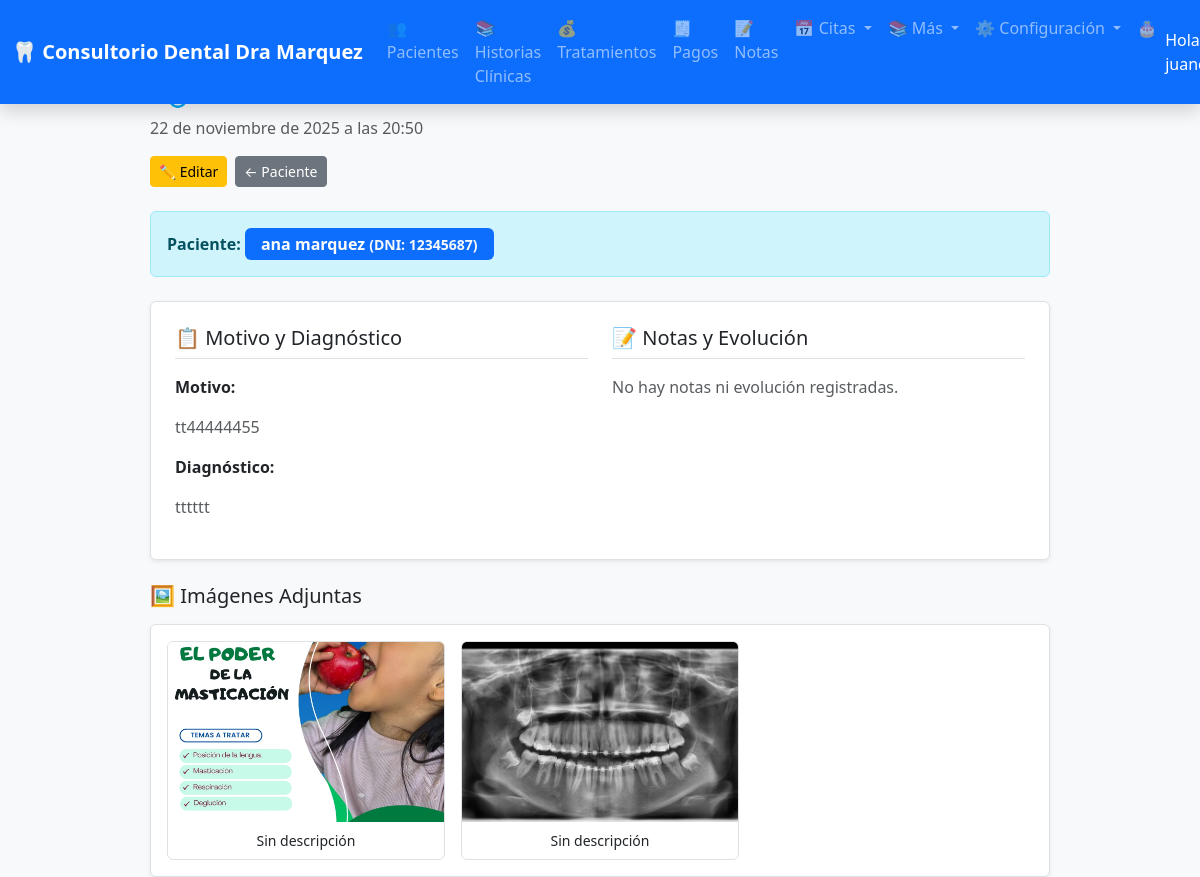
The app's page /historias/3/ (signed in) with its own data.
### configuracion/models.py (models this page shows, shortened)
class ConfiguracionConsultorio(models.Model):
    nombre_consultorio = models.CharField(
        max_length=200,
        default='Consultorio Dental',
        help_text='Nombre del consultorio'
    )
    nombre_doctor = models.CharField(
        max_length=200,
        blank=True,
        help_text='Nombre del doctor/a principal'
    )
    logo = models.ImageField(
        upload_to='configuracion/logos/',
        blank=True,
        null=True,
        help_text='Logo del consultorio (recomendado: 200x200px, PNG con fondo transparente)'
    )
    telefono = models.CharField(
        max_length=20,
        blank=True,
        help_text='Teléfono de contacto'
    )
    email = models.EmailField(
        blank=True,
        help_text='Email de contacto'
    )
    direccion = models.TextField(
        blank=True,
        help_text='Dirección del consultorio'
    )
    sitio_web = models.URLField(
        blank=True,
        help_text='Sitio web (opcional)'
    )
    facebook = models.URLField(blank=True, help_text='URL de Facebook')
    instagram = models.URLField(blank=True, help_text='URL de Instagram')
    modulo_protocolos_activo = models.BooleanField(
        default=True,
        verbose_name='Activar Módulo Protocolo Niños',
        help_text='Si se desactiva, se ocultará la pestaña y funcionalidades de Protocolo Niños.'
    )
    modulo_programa_salud_activo = models.BooleanField(
        default=True,
        verbose_name='Activar Módulo Programa Salud-Confort',
        help_text='Si se desactiva, se ocultará la pestaña y funcionalidades de Programa Salud.'
    )
    class Meta:
        verbose_name = 'Configuración del Consultorio'
        verbose_name_plural = 'Configuración del Consultorio'
    @classmethod
    def get_instance(cls):
        obj, created = cls.objects.get_or_create(pk=1)
        return obj

### historias/models.py (models this page shows, shortened)
class EntradaHistoria(models.Model):
    paciente = models.ForeignKey(
        Paciente,
        on_delete=models.CASCADE,
        related_name='entradas_historia',
        verbose_name="Paciente"
    )
    fecha = models.DateTimeField(
        auto_now_add=True,
        verbose_name="Fecha y hora de la entrada"
    )
    motivo = models.CharField(
        max_length=200,
        verbose_name="Motivo de la consulta"
    )
    diagnostico = models.TextField(
        verbose_name="Diagnóstico"
    )
    notas = models.TextField(
        blank=True,
        verbose_name="Notas adicionales"
    )
    evolucion = models.TextField(
        blank=True,
        verbose_name="Evolución / Plan de tratamiento"
    )
    class Meta:
        verbose_name = "Entrada de Historia Clínica"
        verbose_name_plural = "Entradas de Historia Clínica"
        ordering = ['-fecha']

class ImagenHistoria(models.Model):
    entrada = models.ForeignKey(
        EntradaHistoria,
        on_delete=models.CASCADE,
        related_name='imagenes',
        verbose_name="Entrada de historia"
    )
    imagen = models.ImageField(
        upload_to='historias/imagenes/',
        verbose_name="Imagen (radiografía, foto, etc.)",
        blank=True  # ← ¡Añade esta línea!
    )
    descripcion = models.CharField(
        max_length=100,
        blank=True,
        verbose_name="Descripción (opcional)"
    )
    subido_en = models.DateTimeField(auto_now_add=True)
    class Meta:
        verbose_name = "Imagen de Historia"
        verbose_name_plural = "Imágenes de Historia"

### pacientes/models.py (models this page shows, shortened)
class Paciente(models.Model):
    nombre_completo = models.CharField(
        max_length=150,
        verbose_name="Nombre completo",
        help_text="Nombres y apellidos completos"
    )
    dni = models.CharField(
        max_length=8,
        unique=True,
        verbose_name="DNI",
        validators=[MinLengthValidator(8)],
        help_text="Documento Nacional de Identidad (8 dígitos)"
    )
    fecha_nacimiento = models.DateField(
        verbose_name="Fecha de nacimiento"
    )
    GENERO_CHOICES = [
        ('M', 'Masculino'),
        ('F', 'Femenino'),
        ('O', 'Otro'),
    ]
    genero = models.CharField(
        max_length=1,
        choices=GENERO_CHOICES,
        verbose_name="Género"
    )
    ESTADO_CIVIL_CHOICES = [
        ('S', 'Soltero/a'),
        ('C', 'Casado/a'),
        ('D', 'Divorciado/a'),
        ('V', 'Viudo/a'),
        ('U', 'Unión libre'),
    ]
    estado_civil = models.CharField(
        max_length=1,
        choices=ESTADO_CIVIL_CHOICES,
        verbose_name="Estado civil"
    )
    telefono = models.CharField(
        max_length=15,
        blank=True,
        verbose_name="Teléfono"
    )
    distrito = models.CharField(
        max_length=100,
        blank=True,
        verbose_name="Distrito"
    )
    direccion = models.TextField(
        blank=True,
        verbose_name="Dirección"
    )
    email = models.EmailField(
        blank=True,
        verbose_name="Email"
    )
    ocupacion = models.CharField(
        max_length=100,
        blank=True,
        verbose_name="Ocupación"
    )
    nombre_tutor = models.CharField(
        max_length=150,
        blank=True,
        verbose_name="Nombre del tutor (si aplica)"
    )
    telefono_tutor = models.CharField(
        max_length=15,
        blank=True,
        verbose_name="Teléfono del tutor",
        help_text="Teléfono de contacto del padre/madre o apoderado"
    )
    enfermedades_previas = models.TextField(
        blank=True,
        verbose_name="Enfermedades previas"
    )
    alergias = models.TextField(
        blank=True,
        verbose_name="Alergias"
    )
    GRUPO_SANGUINEO_CHOICES = [
        ('A+', 'A+'), ('A-', 'A-'),
        ('B+', 'B+'), ('B-', 'B-'),
        ('AB+', 'AB+'), ('AB-', 'AB-'),
        ('O+', 'O+'), ('O-', 'O-'),
    ]
    grupo_sanguineo = models.CharField(
        max_length=3,
        choices=GRUPO_SANGUINEO_CHOICES,
        blank=True,
        verbose_name="Grupo sanguíneo"
    )
    tratamientos_previos = models.TextField(
        blank=True,
        verbose_name="Tratamientos dentales previos"
    )
    experiencias_dentales = models.TextField(
        blank=True,
        verbose_name="Experiencias dentales (miedo, ansiedad, etc.)"
    )
    observaciones = models.TextField(
        blank=True,
        verbose_name="Observaciones generales"
    )
    creado_en = models.DateTimeField(auto_now_add=True)
    actualizado_en = models.DateTimeField(auto_now=True)
    class Meta:
        verbose_name = "Paciente"
        verbose_name_plural = "Pacientes"
        ordering = ['nombre_completo']

### historias/views.py (the view)
# urls.py: path('<int:pk>/', views.DetalleEntradaView.as_view(), name='detalle_entrada'),
class DetalleEntradaView(LoginRequiredMixin, DetailView):
    model = EntradaHistoria
    template_name = 'historias/detalle_entrada.html'
    context_object_name = 'entrada'

### configuracion/context_processors.py (called while the page is built)
def configuracion_consultorio(request):
    return {
        'config': ConfiguracionConsultorio.get_instance()
    }

### pacientes/context_processors.py (called while the page is built)
def cumpleanos_hoy(request):
    hoy = date.today()
    cumpleaneros = Paciente.objects.filter(
        fecha_nacimiento__month=hoy.month,
        fecha_nacimiento__day=hoy.day
    )
    return {
        'cumpleaneros_hoy_count': cumpleaneros.count(),
        'cumpleaneros_hoy': cumpleaneros
    }

### historias/templates/historias/detalle_entrada.html (shortened to what this page needs)
{% extends 'base.html' %}
{% load static %}
{% block content %}
<div class="d-flex justify-content-center">
    <div class="col-lg-9">
        <div class="mb-4 px-2 px-md-0">
            <div class="d-flex justify-content-between align-items-start flex-wrap gap-3">
                <div class="flex-grow-1">
                    <h2 class="mb-2">🩺 Entrada Clínica</h2>
                    <p class="text-muted mb-0">
                        {{ entrada.fecha|date:"d \d\e F \d\e Y \a \l\a\s H:i" }}
                    </p>
                </div>
                <div class="d-flex gap-2 flex-wrap w-100 w-sm-auto">
                    <a href="{% url 'historias:editar_entrada' entrada.pk %}" class="btn btn-warning btn-sm flex-fill flex-sm-grow-0">✏️ Editar</a>
                    {% if request.META.HTTP_REFERER and 'historias' in request.META.HTTP_REFERER and 'pacientes' not in request.META.HTTP_REFERER %}
                        <a href="{% url 'historias:lista' %}" class="btn btn-secondary btn-sm flex-fill flex-sm-grow-0">← Lista de Historias</a>
                    {% else %}
                        <a href="{% url 'pacientes:detalle' entrada.paciente.pk %}?historias_page=1" class="btn btn-secondary btn-sm flex-fill flex-sm-grow-0">← Paciente</a>
                    {% endif %}
                </div>
            </div>
        </div>
        <div class="alert alert-info mb-4">
            <strong>Paciente:</strong>
            <a href="{% url 'pacientes:detalle' entrada.paciente.pk %}"
            class="text-decoration-none">
                <span class="badge bg-primary fs-6 px-3 py-2">
                    {{ entrada.paciente.nombre_completo }}
                    <small class="text-light"> (DNI: {{ entrada.paciente.dni }})</small>
                </span>
            </a>
        </div>
        <div class="bg-white p-4 rounded shadow-sm border mb-4">
            <div class="row">
                <div class="col-md-6 mb-4 mb-md-0">
                    <h5 class="mb-3 pb-2 border-bottom">📋 Motivo y Diagnóstico</h5>
                    <p><strong>Motivo:</strong></p>
                    <p class="text-muted mb-3">{{ entrada.motivo }}</p>
                    <p><strong>Diagnóstico:</strong></p>
                    <p class="text-muted">{{ entrada.diagnostico }}</p>
                </div>
                <div class="col-md-6">
                    <h5 class="mb-3 pb-2 border-bottom">📝 Notas y Evolución</h5>
                    {% if not entrada.notas and not entrada.evolucion %}
                        <p class="text-muted">No hay notas ni evolución registradas.</p>
                    {% endif %}
                </div>
            </div>
        </div>
        {% if entrada.imagenes.exists %}
        <h5 class="mb-3">🖼️ Imágenes Adjuntas</h5>
        <div class="bg-white p-3 rounded shadow-sm border">
            <div class="row g-3">
                {% for img in entrada.imagenes.all %}
                <div class="col-md-4 col-sm-6">
                    <div class="card h-100 border">
                        <a href="{{ img.imagen.url }}" target="_blank" class="d-block" style="height: 180px;">
                            <img src="{{ img.imagen.url }}"
                                 class="card-img-top object-fit-cover w-100 h-100"
                                 alt="Imagen clínica">
                        </a>
                        <div class="card-body p-2">
                            <p class="card-text small mb-0 text-center">
                                {{ img.descripcion|default:"Sin descripción" }}
                            </p>
                        </div>
                    </div>
                </div>
                {% endfor %}
            </div>
        </div>
        {% endif %}
    </div>
</div>
{% endblock %}

### templates/base.html (shortened to what this page needs)
{% load static %}
<!DOCTYPE html>
<html lang="es">
<head>
    <link href="https://cdn.jsdelivr.net/npm/bootstrap@5.3.3/dist/css/bootstrap.min.css" rel="stylesheet">
    <link rel="stylesheet" href="https://cdn.jsdelivr.net/npm/bootstrap-icons@1.11.3/font/bootstrap-icons.min.css">
    <link rel="stylesheet" href="{% static 'css/custom.css' %}">
</head>
<body>
<nav class="navbar navbar-expand-lg navbar-dark bg-primary fixed-top shadow">
    <div class="container-fluid">
        <a class="navbar-brand" href="{% url 'pacientes:lista' %}">
            {% if config.logo %}
                <img src="{{ config.logo.url }}" alt="{{ config.nombre_consultorio }}" style="height: 30px; margin-right: 8px;">
            {% else %}
                🦷
            {% endif %}
            {{ config.nombre_consultorio }}
        </a>
        <div class="collapse navbar-collapse" id="navbarNav">
            <ul class="navbar-nav me-auto">
                <li class="nav-item">
                    <a class="nav-link" href="{% url 'pacientes:lista' %}">👥 Pacientes</a>
                </li>
                <li class="nav-item">
                    <a class="nav-link" href="{% url 'historias:lista' %}">📚 Historias Clínicas</a>
                </li>
                <li class="nav-item">
                    <a class="nav-link" href="{% url 'tratamientos:lista' %}">💰 Tratamientos</a>
                </li>
                <li class="nav-item">
                    <a class="nav-link" href="{% url 'tratamientos:lista_pagos' %}">🧾 Pagos</a>
                </li>
                <li class="nav-item">
                    <a class="nav-link" href="{% url 'notas:lista' %}">📝 Notas</a>
                </li>
                <li class="nav-item dropdown">
                    <a class="nav-link dropdown-toggle" href="#" role="button" data-bs-toggle="dropdown">
                        📅 Citas
                    </a>
                </li>
                <li class="nav-item dropdown">
                    <a class="nav-link dropdown-toggle" href="#" role="button" data-bs-toggle="dropdown">
                        📚 Más
                    </a>
                </li>
                {% if user.is_superuser %}
                <li class="nav-item dropdown">
                    <a class="nav-link dropdown-toggle" href="#" role="button" data-bs-toggle="dropdown">
                        ⚙️ Configuración
                    </a>
                </li>
                {% endif %}
                <li class="nav-item dropdown">
                    <a class="nav-link" href="{% url 'pacientes:cumpleanos_proximos' %}">
                        🎂
                    </a>
                </li>
            </ul>
            <ul class="navbar-nav">
                {% if user.is_authenticated %}
                    <li class="nav-item">
                        <span class="navbar-text text-white me-3">
                            Hola, {{ user.username }}
                        </span>
                    </li>
                {% else %}
                    <li class="nav-item">
                        <a class="btn btn-outline-light btn-sm" href="#">Iniciar Sesión</a>
                    </li>
                {% endif %}
            </ul>
        </div>
    </div>
</nav>
<main>
    {% block content %}
    {% endblock %}
</main>
</body>
</html>

### static/css/custom.css (style rules this page uses)
body { background-color: #f8f9fa; }

### templates/base.html (style rules this page uses)
body { padding-top: 70px; }
.navbar-brand { font-weight: bold; }

### records on screen
ConfiguracionConsultorio: nombre_consultorio "Consultorio Dental Dra Marquez"
EntradaHistoria: fecha "22 de noviembre de 2025 a las 20:50", paciente.nombre_completo "ana marquez", paciente.dni "12345687", motivo "tt44444455", diagnostico "tttttt"
ImagenHistoria: imagen (picture), descripcion "Sin descripción"
ImagenHistoria: imagen (picture), descripcion "Sin descripción"
